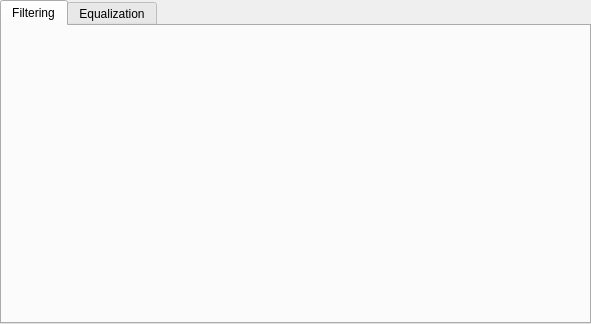
<?xml version="1.0" encoding="UTF-8"?>
<ui version="4.0">
 <class>TabWidget</class>
 <widget class="QTabWidget" name="TabWidget">
  <property name="geometry">
   <rect>
    <x>0</x>
    <y>0</y>
    <width>591</width>
    <height>324</height>
   </rect>
  </property>
  <property name="windowTitle">
   <string>TabWidget</string>
  </property>
  <property name="currentIndex">
   <number>0</number>
  </property>
  <widget class="QWidget" name="Filtering">
   <attribute name="title">
    <string>Filtering</string>
   </attribute>
   <layout class="QGridLayout" name="gridLayout_3">
    <item row="0" column="0">
     <layout class="QGridLayout" name="filter_layout"/>
    </item>
   </layout>
  </widget>
  <widget class="QWidget" name="tab">
   <attribute name="title">
    <string>Equalization</string>
   </attribute>
   <layout class="QVBoxLayout" name="verticalLayout_2">
    <item>
     <layout class="QVBoxLayout" name="equalizer_layout"/>
    </item>
   </layout>
  </widget>
 </widget>
 <resources/>
 <connections/>
</ui>
